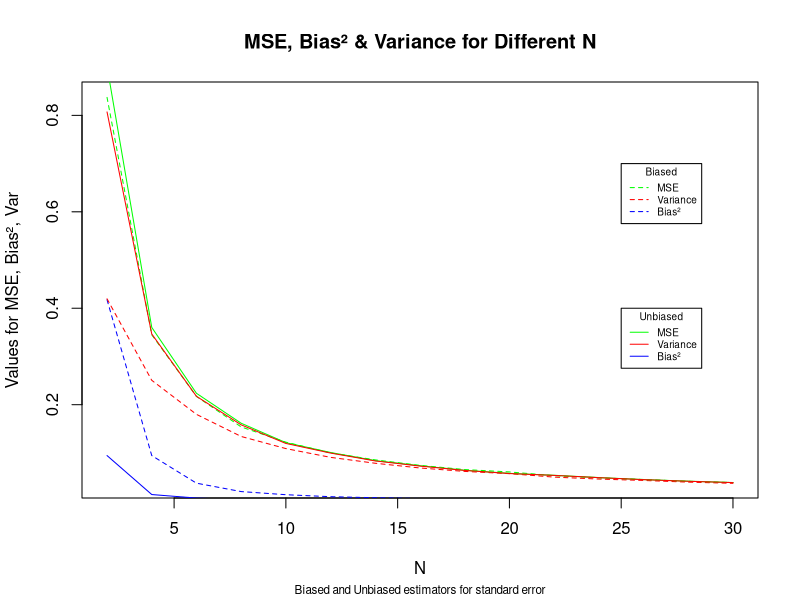

Recreate this plot in R.
rm(list = ls())

#Variables
mu = 3
sigma = 1.5
n_seq = seq(2,30,2)

main = function(n, mu, sigma){
  #Function for finding standard error
  X = rnorm(n, mu ,sigma)
  x_bar = (1/n)*sum(X)
  s_n = sqrt((1/n)*sum((X-x_bar)^2))
  return(s_n)
}
R = 10000
###
loop_fnc = function(n, mu, sigma){
  #Function for looping main function
  #and storing the s_n_r values in a list
  s_n_list = vector()
  for (i in 1:R){s_n_list[i] = main(n,mu,sigma)}
  return(s_n_list)
}
##For unbiased estimator
main_unb = function(n, mu, sigma){
  X = rnorm(n, mu ,sigma)
  x_bar = (1/n)*sum(X)
  s_n = sqrt((1/(n-1))*sum((X-x_bar)^2))
  return(s_n)
}
loop_fnc_unb = function(n, mu, sigma)
{
  s_n_list = vector()
  for (i in 1:R){s_n_list[i] = main_unb(n,mu,sigma)}
  return(s_n_list)
}

#S_n is one column of df
mse_func = function(s_n, sigma = 1.5){
  return(sum((s_n - sigma)^2)/R)
}
bias_fnc = function(s_n, sigma = 1.5){
  return((mean(s_n)-sigma)^2)
}
var_fnc = function(s_n, sigma = 1.5){
  var_vec = vector()
  for (i in 1:length(s_n)){
    var_vec[i] = (s_n[i]-mean(s_n))^2
  }
  return(mean(var_vec))
}


#Biased
#Creates a Rxn dimensional matrix with different s_n_r values
df = sapply(n_seq, loop_fnc, mu = 3, sigma = 1.5)
mse = apply(df, 2, mse_func)
bias = apply(df,2,bias_fnc)
var = apply(df, 2, var_fnc)
#Unbiased
df_unb = sapply(n_seq, loop_fnc_unb, mu = 3, sigma = 1.5)
mse_unb = apply(df_unb, 2, mse_func)
bias_unb = apply(df_unb,2,bias_fnc)
var_unb = apply(df_unb, 2, var_fnc)

plot(n_seq, mse, type = 'l', col = 'green', xlab = 'N',
     ylab = 'Values for MSE, Bias², Var', lty = 2)
lines(n_seq, bias, type = 'l', col = 'blue', lty = 2)
lines(n_seq, var, type = 'l', col = 'red', lty = 2)
lines(n_seq, mse_unb, type = 'l', col = 'green')
lines(n_seq, bias_unb, type = 'l', col = 'blue')
lines(n_seq, var_unb, type = 'l', col = 'red')
title("MSE, Bias² & Variance for Different N",
      sub='Biased and Unbiased estimators for standard error',
      cex.sub = 0.7)
legend(25,0.7,legend = c('MSE', 'Variance', 'Bias²'),
       col=c('green', 'red', 'blue'),
      title='Biased' ,lty=2, cex=0.6)
legend(25,0.4,legend = c('MSE', 'Variance', 'Bias²'),
       col=c('green', 'red', 'blue'),
       title='Unbiased' ,lty=1, cex=0.6)